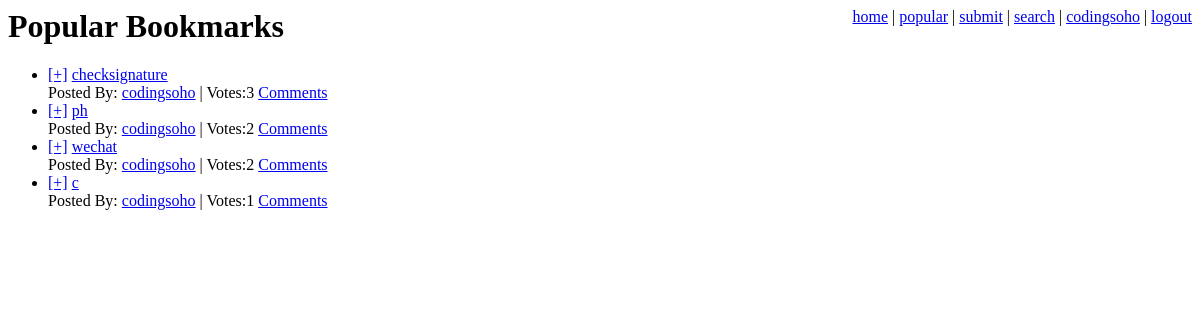
Screenshot of /popular/ (signed in) with the database file from the repository.
### bookmarks/models.py (models this page shows, shortened)
class SharedBookmark(models.Model):
    bookmark = models.ForeignKey(Bookmark, unique=True)
    date = models.DateTimeField(auto_now_add=True)
    votes = models.IntegerField(default=1)
    users_voted = models.ManyToManyField(User)

class Bookmark(models.Model):
    title = models.CharField(max_length=200)
    user = models.ForeignKey(User)
    link = models.ForeignKey(Link)

### bookmarks/views.py (the view)
# urls.py: url(r'^popular/$', popular_page),
def popular_page(request):
    today = datetime.today()
    yesterday = today - timedelta(1)
    shared_bookmarks = SharedBookmark.objects.filter(date__gt=yesterday)
    shared_bookmarks = shared_bookmarks.order_by('-votes')[:10]
    variables = {
        'shared_bookmarks': shared_bookmarks
    }
    return render(request, 'popular_page.html', variables)

### templates/popular_page.html (shortened to what this page needs)
{% extends "base.html" %}
{% block head %}Popular Bookmarks{% endblock %}
{% block content %}
    {% include "shared_bookmark_list.html" %}
{% endblock %}

### templates/base.html (shortened to what this page needs)
<html>
    <head>
        <link rel="stylesheet" href="/site_media/style.css" type="text/css" />
    </head>
    <body>
        <div id="nav">
            <a href="/">home</a> |
            <a href="/popular/">popular</a> |
            {% if user.is_authenticated %}
                <a href="/save/">submit</a> |
                <a href="/search/">search</a> |
                <a href="/user/{{ user.username }}/">
                    {{ user.username }}</a> |
                <a href="/logout/">logout</a>
            {% else %}
                <a href="/login/">login</a>
                <a href="/register/">register</a>
            {% endif %}
        </div>
        <h1>{% block head %}{% endblock %}</h1>
        {% block content %}{% endblock %}
    </body>
</html>

### templates/shared_bookmark_list.html
{% if shared_bookmarks %}
    <ul class="bookmarks">
        {% for shared_bookmark in shared_bookmarks %}
        <li>
            <a href="/vote/?id={{ shared_bookmark.id }}" class="vote">[+]</a>
            <a href="{{ shared_bookmark.bookmark.link.url }}" class="title"> {{ shared_bookmark.bookmark.title }}</a>
            <br />
            Posted By:
            <a href="/user/{{ shared_bookmark.bookmark.user.username }}/" class="username"> {{ shared_bookmark.bookmark.user.username }}</a> |
            <span class="vote-count">Votes:{{ shared_bookmark.votes }}</span>
            <a href="/bookmark/{{ shared_bookmark.id }}/">Comments</a>
        </li>
        {% endfor %}
    </ul>
{% else %}
    <p>No bookmarks found.</p>
{% endif %}

### csblog/site_media/style.css (style rules this page uses)
#nav { float: right; }

### rows the page displays
SharedBookmark: bookmark "checksignature", bookmark.user.username "codingsoho", votes "3"
SharedBookmark: bookmark "ph", bookmark.user.username "codingsoho", votes "2"
SharedBookmark: bookmark "wechat", bookmark.user.username "codingsoho", votes "2"
SharedBookmark: bookmark "c", bookmark.user.username "codingsoho", votes "1"

### other values shown
{{ user.username }} "codingsoho"
